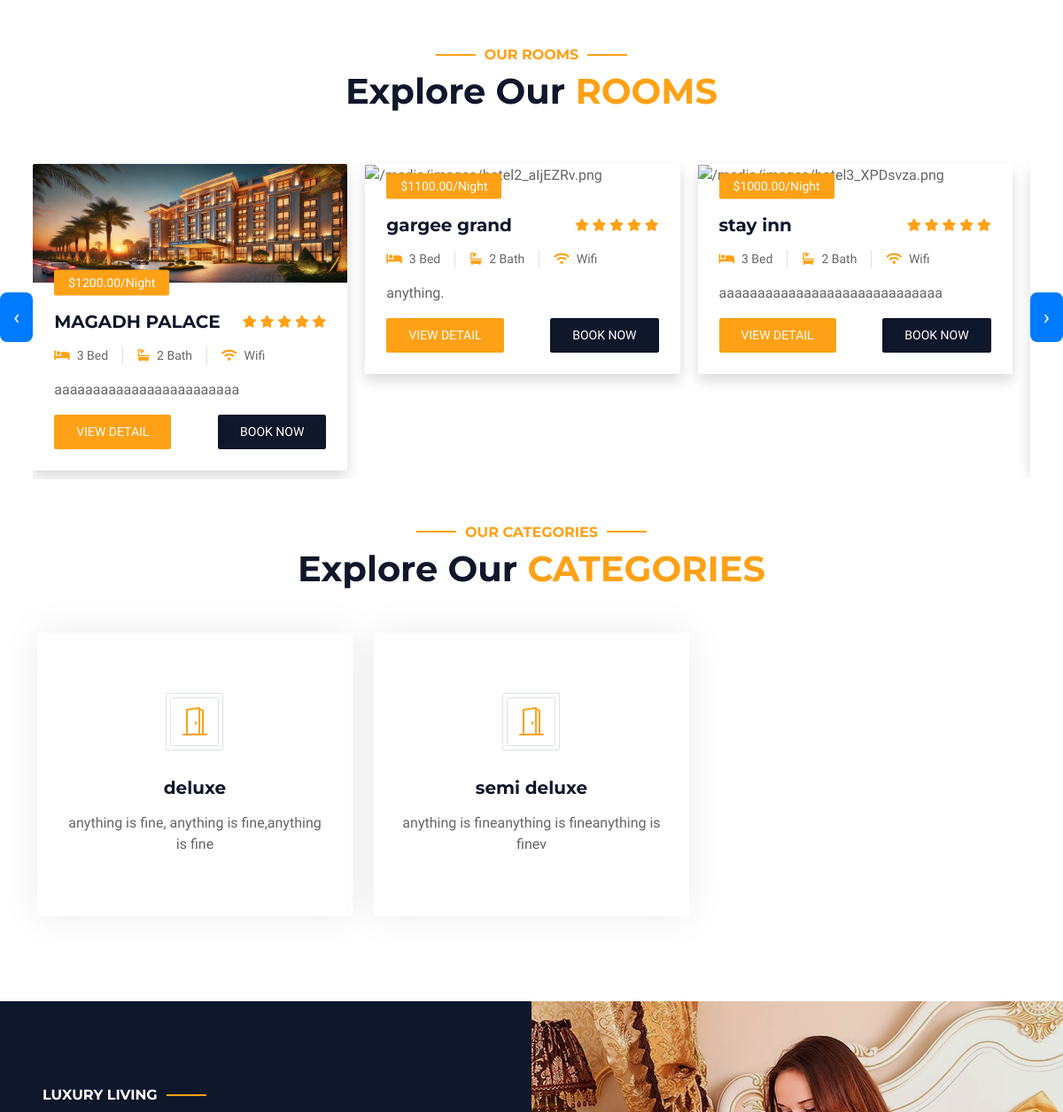
The app's page / (middle part), older data.
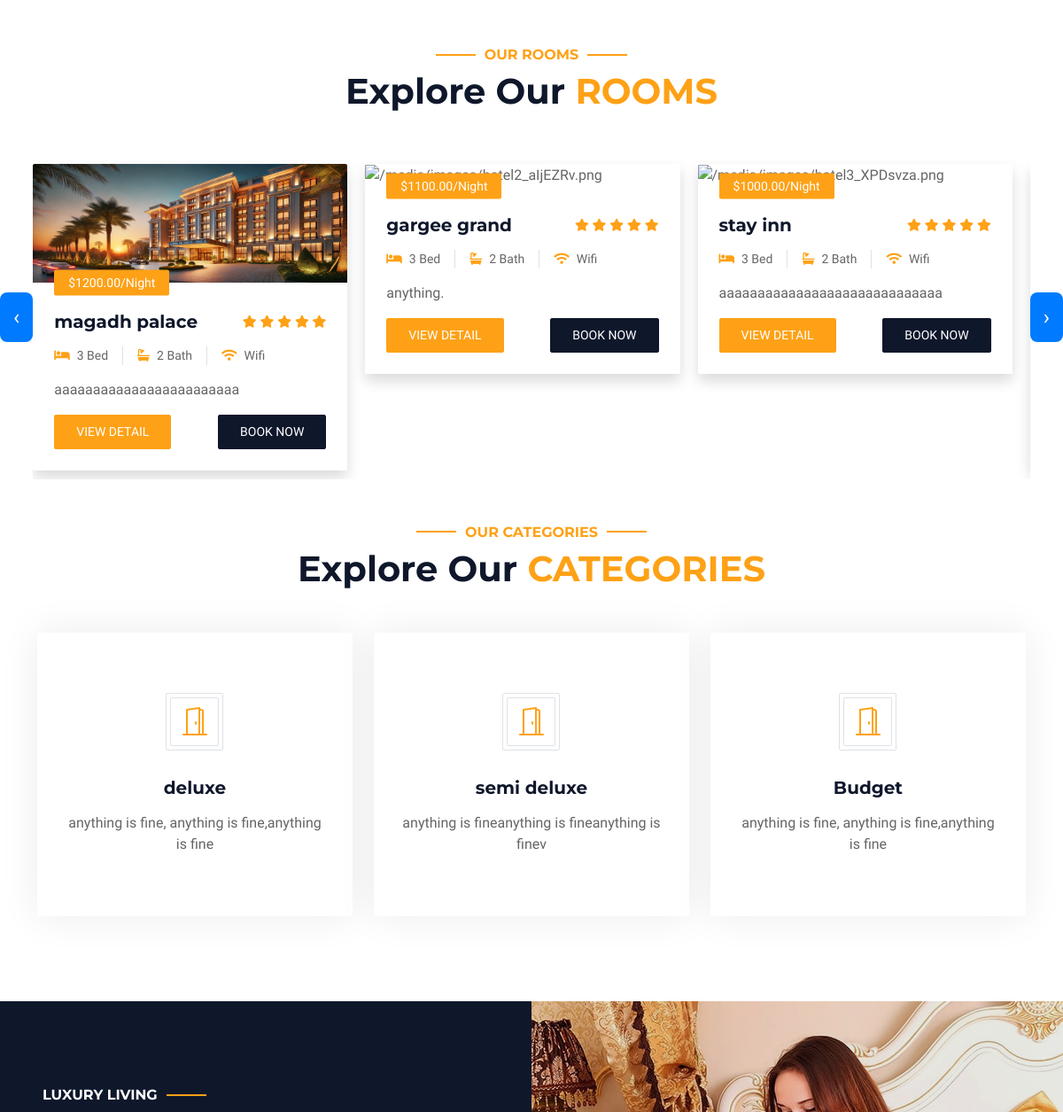
The same page, newer data.
### app/models.py (models this page shows, shortened)
class Model1(models.Model):
    category= models.ForeignKey(Category, on_delete=models.CASCADE, related_name='model1_items')
    name = models.CharField(max_length=255)
    image = models.ImageField(upload_to='images/')
    description = models.TextField()
    price = models.DecimalField(max_digits=10, decimal_places=2)
    rating = models.FloatField()
    location = models.CharField(max_length=255)
    availability = models.BooleanField(default=True)

class Category(models.Model):
    name = models.CharField(max_length=255, unique=True)
    description = models.CharField(max_length=200)

### app/views.py (the view)
# urls.py: path('',home_view, name='home_view'),
def home_view(request):
    categories = Category.objects.all()
    instances = Model1.objects.all()
    staff = Staffs.objects.all()
    return render(request, 'home.html', {'categories': categories, 'instances': instances, 'staff':staff})

### templates/home.html (shortened to what this page needs)
{% extends "base1.html" %}
{% load static %}
{% block content %}
<div class="text-center wow fadeInUp" data-wow-delay="0.1s">
    <h6 class="section-title text-center text-primary text-uppercase">Our Rooms</h6>
    <h1 class="mb-5">Explore Our <span class="text-primary text-uppercase">Rooms</span></h1>
</div>
<div class="carousel-container">
    <button onclick="scrollLeftCarousel()">‹</button>
    <div class="carousel" id="carousel">
        {% for k in instances %}
        <div class="item">
            <div class="room-item shadow rounded overflow-hidden">
                <div class="position-relative">
                    <img class="img-fluid" src="{{ k.image.url }}" alt="{{ k.image.url }}">
                    <small
                        class="position-absolute start-0 top-100 translate-middle-y bg-primary text-white rounded py-1 px-3 ms-4">${{k.price}}/Night</small>
                </div>
                <div class="p-4 mt-2">
                    <div class="d-flex justify-content-between mb-3">
                        <h5 class="mb-0">{{k.name}}</h5>
                        <div class="ps-2">
                            <small class="fa fa-star text-primary"></small>
                            <small class="fa fa-star text-primary"></small>
                            <small class="fa fa-star text-primary"></small>
                            <small class="fa fa-star text-primary"></small>
                            <small class="fa fa-star text-primary"></small>
                        </div>
                    </div>
                    <div class="d-flex mb-3">
                        <small class="border-end me-3 pe-3"><i class="fa fa-bed text-primary me-2"></i>3 Bed</small>
                        <small class="border-end me-3 pe-3"><i class="fa fa-bath text-primary me-2"></i>2 Bath</small>
                        <small><i class="fa fa-wifi text-primary me-2"></i>Wifi</small>
                    </div>
                    <p class="text-body mb-3">{{k.description}}</p>
                    <div class="d-flex justify-content-between">
                        <a class="btn btn-sm btn-primary rounded py-2 px-4" href="{% url 'instance_detail' k.pk %}">View
                            Detail</a>
                        <a class="btn btn-sm btn-dark rounded py-2 px-4" href="{% url 'booking' k.pk %}">Book Now</a>
                    </div>
                </div>
            </div>
        </div>
        {% endfor %}
    </div>
    <button onclick="scrollRightCarousel()">›</button>
</div>
<div class="container-xxl py-5">
    <div class="container">
        <div class="text-center wow fadeInUp" data-wow-delay="0.1s">
            <h6 class="section-title text-center text-primary text-uppercase">Our Categories</h6>
            <h1 class="mb-5">Explore Our <span class="text-primary text-uppercase">Categories</span></h1>
        </div>
        <div class="row g-4">
            {% for i in categories %}
            <div class="col-lg-4 col-md-6 wow fadeInUp" data-wow-delay="0.6s">
                <a class="service-item rounded" href="{% url 'category_detail' i.pk %}">
                    <div class="service-icon bg-transparent border rounded p-1">
                        <div class="w-100 h-100 border rounded d-flex align-items-center justify-content-center">
                            <i class="bi bi-door-open fa-2x text-primary"></i>
                        </div>
                    </div>
                    <h5 class="mb-3">{{i.name}}</h5>
                    <p class="text-body mb-0">{{i.description}}</p>
                </a>
            </div>
            {% endfor %}
        </div>
    </div>
</div>
<div class="container-xxl py-5 px-0 wow zoomIn" data-wow-delay="0.1s">
    <div class="row g-0">
        <div class="col-md-6 bg-dark d-flex align-items-center">
            <div class="p-5">
                <h6 class="section-title text-start text-white text-uppercase mb-3">Luxury Living</h6>
            </div>
        </div>
        <div class="col-md-6">
            <div class="video">
            </div>
        </div>
    </div>
</div>
<br><br><br>
{% endblock content %}

Row changes from the older to the newer data that the page shows:
changed Model1 "aaaaaaaaaaaaaaaaaaaaaaaa": name "MAGADH PALACE" → "magadh palace"
added Category: name "Budget", description "anything is fine, anything is fine,anything is fine"
